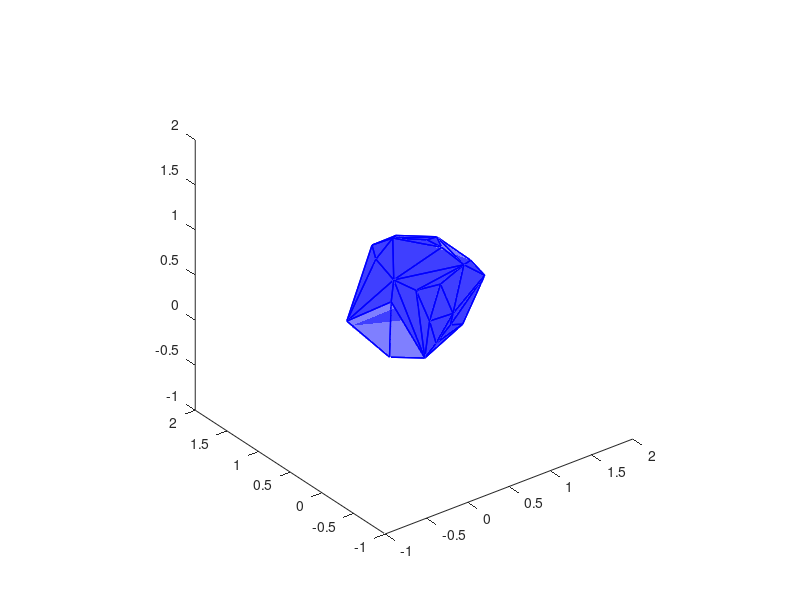

Write MATLAB code to recreate this figure. (Note: this script raises an error after producing the figure.)
%% SCRIPT_HalfSpacePolyhedronExample
% This script defines the interior of a *convex* polyhedron using the
% intersection of negative half spaces.
%
%   NOTE: This script requires nCross from the TransformationToolbox
%
%   M. Kutzer, 25Feb2022, USNA

clear all
close all
clc

%% Create a random polygon
verts = rand(3,100);

% Make vertices convex
faces = convhull(verts(1,:),verts(2,:),verts(3,:));

%% Plot polygon
fig = figure;
axs = axes('Parent',fig);
hold(axs,'on');
daspect(axs,[1 1 1]);
view(axs,3);

ptc = patch('Vertices',verts.','Faces',faces,'FaceColor','b',...
    'FaceAlpha',0.5,'EdgeColor','b','LineWidth',1);

%% Define half space for each segment of the polygon using Hessian Normal form
for k = 1:size(faces,1)
    % Define adjacent verticex pair
    p1 = verts(:,faces(k,1));
    p2 = verts(:,faces(k,2));
    p3 = verts(:,faces(k,3));

    % --- Define "oriented" plane using fitPlane --------------------------
    % NOTES:
    % (1) Creating a reliable line orientation requires nCross from the
    %     TransformationToolbox
    abc(k,:) = fitPlane([p1,p2,p3]);
    % ---------------------------------------------------------------------
end

%% Check half spaces for collisions
xlim(axs,[-1,2]);
ylim(axs,[-1,2]);
zlim(axs,[-1,2]);

% Define plot objects for interior and exterior points
plt_in  = plot3(axs,nan,nan,nan,'*r');
plt_out = plot3(axs,nan,nan,nan,'*g');

while true
    tic
    % Define test point
    p_tst = 3*rand(3,1) - 1;

    % Append a 1 to p
    p_tst(end+1) = 1;

    % Check point relative to line
    tst = abc * p_tst; 

    % Check if point is in each negative half space
    tf = tst <= 0; % See who's negative half space we are in
    
    % Check if point if in the intersection of negative half spaces
    if nnz(tf) ~= numel(tf)
        % Point *is not* in the intersection of negative half spaces
        x = get(plt_out,'XData');
        y = get(plt_out,'YData');
        z = get(plt_out,'ZData');
        x(end+1) = p_tst(1);
        y(end+1) = p_tst(2);
        z(end+1) = p_tst(3);
        set(plt_out,'XData',x,'YData',y,'ZData',z);
    else
        % Point *is* in the intersection of negative half spaces
        x = get(plt_in,'XData');
        y = get(plt_in,'YData');
        z = get(plt_in,'ZData');
        x(end+1) = p_tst(1);
        y(end+1) = p_tst(2);
        z(end+1) = p_tst(3);
        set(plt_in,'XData',x,'YData',y,'ZData',z);
    end
    toc
    drawnow
end

